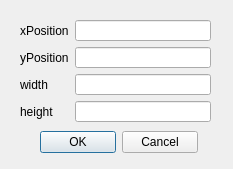
<?xml version="1.0" encoding="UTF-8"?>
<ui version="4.0">
 <class>simpleShapeRectAngle</class>
 <widget class="QDialog" name="simpleShapeRectAngle">
  <property name="geometry">
   <rect>
    <x>0</x>
    <y>0</y>
    <width>233</width>
    <height>169</height>
   </rect>
  </property>
  <property name="windowTitle">
   <string>simpleShapeRectAngle</string>
  </property>
  <widget class="QWidget" name="layoutWidget">
   <property name="geometry">
    <rect>
     <x>20</x>
     <y>20</y>
     <width>191</width>
     <height>102</height>
    </rect>
   </property>
   <layout class="QHBoxLayout" name="horizontalLayout">
    <item>
     <layout class="QVBoxLayout" name="verticalLayout">
      <item>
       <widget class="QLabel" name="xLabelObject">
        <property name="text">
         <string>xPosition</string>
        </property>
        <property name="buddy">
         <cstring>xLineEditObject</cstring>
        </property>
       </widget>
      </item>
      <item>
       <widget class="QLabel" name="yLabelObject">
        <property name="text">
         <string>yPosition</string>
        </property>
        <property name="buddy">
         <cstring>yLineEditObject</cstring>
        </property>
       </widget>
      </item>
      <item>
       <widget class="QLabel" name="widthLabelObject">
        <property name="text">
         <string>width</string>
        </property>
        <property name="buddy">
         <cstring>widthLineEditObject</cstring>
        </property>
       </widget>
      </item>
      <item>
       <widget class="QLabel" name="heightLabelObject">
        <property name="text">
         <string>height</string>
        </property>
        <property name="buddy">
         <cstring>heightLineEditObject</cstring>
        </property>
       </widget>
      </item>
     </layout>
    </item>
    <item>
     <layout class="QVBoxLayout" name="verticalLayout_2">
      <item>
       <widget class="QLineEdit" name="xLineEditObject"/>
      </item>
      <item>
       <widget class="QLineEdit" name="yLineEditObject"/>
      </item>
      <item>
       <widget class="QLineEdit" name="widthLineEditObject"/>
      </item>
      <item>
       <widget class="QLineEdit" name="heightLineEditObject"/>
      </item>
     </layout>
    </item>
   </layout>
  </widget>
  <widget class="QWidget" name="layoutWidget">
   <property name="geometry">
    <rect>
     <x>40</x>
     <y>130</y>
     <width>158</width>
     <height>25</height>
    </rect>
   </property>
   <layout class="QHBoxLayout" name="horizontalLayout_2">
    <item>
     <widget class="QPushButton" name="okButton">
      <property name="text">
       <string>OK</string>
      </property>
     </widget>
    </item>
    <item>
     <widget class="QPushButton" name="cancelButton">
      <property name="text">
       <string>Cancel</string>
      </property>
     </widget>
    </item>
   </layout>
  </widget>
 </widget>
 <tabstops>
  <tabstop>xLineEditObject</tabstop>
  <tabstop>yLineEditObject</tabstop>
  <tabstop>widthLineEditObject</tabstop>
  <tabstop>heightLineEditObject</tabstop>
  <tabstop>okButton</tabstop>
  <tabstop>cancelButton</tabstop>
 </tabstops>
 <resources/>
 <connections>
  <connection>
   <sender>okButton</sender>
   <signal>clicked()</signal>
   <receiver>simpleShapeRectAngle</receiver>
   <slot>accept()</slot>
   <hints>
    <hint type="sourcelabel">
     <x>76</x>
     <y>139</y>
    </hint>
    <hint type="destinationlabel">
     <x>56</x>
     <y>193</y>
    </hint>
   </hints>
  </connection>
  <connection>
   <sender>cancelButton</sender>
   <signal>clicked()</signal>
   <receiver>simpleShapeRectAngle</receiver>
   <slot>reject()</slot>
   <hints>
    <hint type="sourcelabel">
     <x>165</x>
     <y>140</y>
    </hint>
    <hint type="destinationlabel">
     <x>176</x>
     <y>221</y>
    </hint>
   </hints>
  </connection>
 </connections>
</ui>
